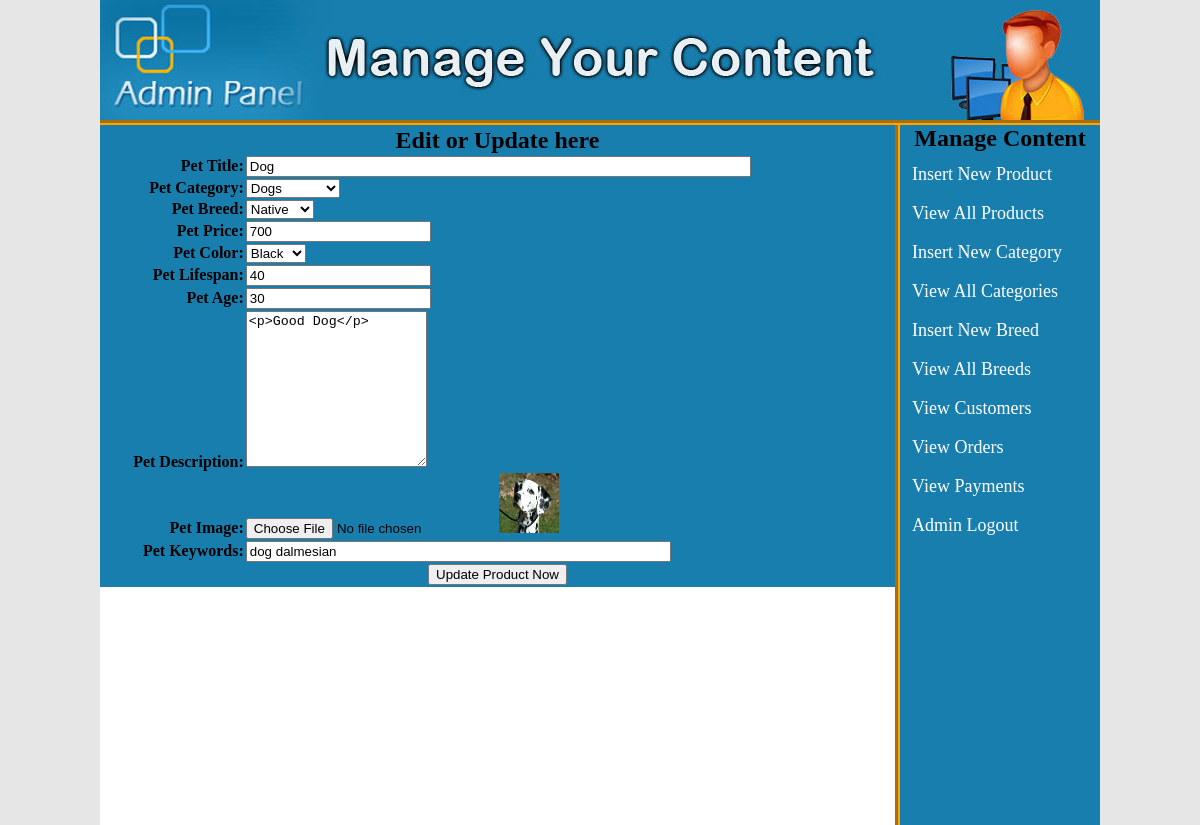
The page /admin_area/index.php?edit_pro=1 (signed in) on the database its author committed.
### tables this page shows
CREATE TABLE `pets` (
  `pet_id` int(100) NOT NULL,
  `pet_cat` int(100) NOT NULL,
  `pet_breed` int(100) NOT NULL,
  `pet_title` varchar(255) NOT NULL,
  `pet_price` int(100) NOT NULL,
  `pet_color` int(100) NOT NULL,
  `pet_lifespan` int(100) NOT NULL,
  `pet_age` int(100) NOT NULL,
  `pet_des` text NOT NULL,
  `pet_image` text NOT NULL,
  `pet_keywords` text NOT NULL
);

CREATE TABLE `categories` (
  `cat_id` int(100) NOT NULL,
  `cat_title` text NOT NULL
);

CREATE TABLE `breeds` (
  `breed_id` int(100) NOT NULL,
  `breed_title` text NOT NULL
);

CREATE TABLE `color` (
  `color_id` int(100) NOT NULL,
  `color_title` text NOT NULL
);

### admin_area/edit_pro.php (the view, shortened to what this page needs)
<?php
if(!isset($_SESSION['user_email'])){
	echo "<script>window.open('login.php?not_admin=You are not an Admin!','_self')</script>";
}
else {
?>
<!DOCTYPE>
<?php
include("includes/db.php");
if(isset($_GET['edit_pro'])){
	$get_id = $_GET['edit_pro'];
	$get_pro = "select * from pets where pet_id='$get_id'";
	$run_pro = mysqli_query($con, $get_pro);
	$row_pro=mysqli_fetch_array($run_pro);
		$pro_title = $row_pro['pet_title'];
		$pro_image = $row_pro['pet_image'];
		$pro_price = $row_pro['pet_price'];
		$pro_desc = $row_pro['pet_des'];
		$pro_keywords = $row_pro['pet_keywords'];
		$pro_cat = $row_pro['pet_cat'];
		$pro_breed = $row_pro['pet_breed'];
		$pro_lifespan = $row_pro['pet_lifespan'];
	     $pro_age = $row_pro['pet_age'];
	     $pro_color = $row_pro['pet_color'];
		$get_cat = "select * from categories where cat_id='$pro_cat'";
		$run_cat=mysqli_query($con, $get_cat);
		$row_cat=mysqli_fetch_array($run_cat);
		$category_title = $row_cat['cat_title'];
		$get_breed = "select * from breeds where breed_id='$pro_breed'";
		$run_breed=mysqli_query($con, $get_breed);
		$row_breed=mysqli_fetch_array($run_breed);
		$breed_title = $row_breed['breed_title'];
	$get_color= "select * from color where color_id='$pro_color'";
		$run_color=mysqli_query($con, $get_color);
		$row_color=mysqli_fetch_array($run_color);
		$color_title = $row_color['color_title'];
}
?>
<html>
	<head>
		</head>
	<body bgcolor="skyblue">
	<form action="" method="post" enctype="multipart/form-data">
		<table align="center" width="795" height="auto" border="2" bgcolor="#187eae">
			<tr align="center">
				<td colspan="7"><h2>Edit or Update here</h2></td>
			</tr>
			<tr>
				<td align="right"><b>Pet Title:</b></td>
				<td><input type="text" name="pet_title" size="60" value="<?php echo $pro_title;?> "/></td>
			</tr>
			<tr>
				<td align="right"><b>Pet Category:</b></td>
				<td><select name="pet_cat">
					<option> <?php echo $category_title;?></option>
				</select></td>
			</tr>
			<tr>
				<td align="right"><b>Pet Breed:</b></td>
				<td><select name="pet_breed">
					<option><?php echo $breed_title;?></option>
				</select></td>
			</tr>
			<tr>
				<td align="right"><b>Pet Price:</b></td>
				<td><input type="text" name="pet_price" value="<?php echo $pro_price;?>"/></td>
			</tr>
			<tr>
				<td align="right"><b>Pet Color:</b></td>
				<td>
					<select name="pet_color">
					<option><?php echo $color_title;?></option>
				</select>
				</td>
			</tr>
			<tr>
				<td align="right"><b>Pet Lifespan:</b></td>
				<td><input type="text" name="pet_lifespan" value="<?php echo $pro_lifespan;?>"/></td>
			</tr>
			<tr>
				<td align="right"><b>Pet Age:</b></td>
				<td><input type="text" name="pet_age"  value="<?php echo $pro_age;?>"/></td>
			</tr>
			<tr>
				<td align="right"><b>Pet Description:</b></td>
				<td><textarea name="pet_des" cols=20 rows=10><?php echo $pro_desc; ?></textarea></td>
			</tr>
			<tr>
				<td align="right"><b>Pet Image:</b></td>
				<td><input type="file" name="pet_image" /><img src="product_images/<?php echo $pro_image;?>" width="60" height="60"/></td>
			</tr>
			<tr>
				<td align="right"><b>Pet Keywords:</b></td>
				<td><input type="text" name="pet_keywords" size=50 value="<?php echo $pro_keywords;?>"/></td>
			</tr>
			<tr align="center">
				<td colspan="7"><input type="submit" name="update_post" value="Update Product Now"/></td>
			</tr>
		</table>
		</form>
	</body>
</html>
<?php } ?>

### admin_area/styles/styles.css (style rules this page uses)
html, body, div, span, applet, object, iframe, h1, h2, h3, h4, h5, h6, p, blockquote, pre, a, abbr, acronym, address, big, cite, code, del, dfn, em, img, ins, kbd, q, s, samp, small, strike, strong, sub, sup, tt, var, b, u, i, center, dl, dt, dd, ol, ul, li, fieldset, form, label, legend, table, caption, tbody, tfoot, thead, tr, th, td, article, aside, canvas, details, embed, figure, figcaption, footer, header, hgroup, menu, nav, output, ruby, section, summary, time, mark, audio, video { margin: 0; padding: 0; border: 0; vertical-align: baseline; }
body { background:#e6e6e6; }

### rows shown on the page
pets: pet_title "Dog", pet_price "700", pet_lifespan "40", pet_age "30", pet_des "<p>Good Dog</p>", pet_image (picture), pet_keywords "dog dalmesian"
categories: pet_cat "Dogs"
breeds: pet_breed "Native"
color: pet_color "Black"
